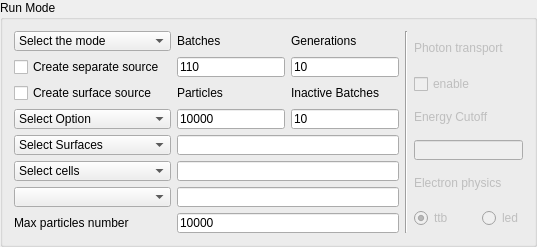
        <widget class="QGroupBox" name="Run_Mode_GB">
         <property name="sizePolicy">
          <sizepolicy hsizetype="Preferred" vsizetype="Preferred">
           <horstretch>0</horstretch>
           <verstretch>0</verstretch>
          </sizepolicy>
         </property>
         <property name="minimumSize">
          <size>
           <width>0</width>
           <height>0</height>
          </size>
         </property>
         <property name="maximumSize">
          <size>
           <width>620</width>
           <height>240</height>
          </size>
         </property>
         <property name="title">
          <string>Run Mode</string>
         </property>
         <layout class="QGridLayout" name="gridLayout_17">
          <item row="0" column="0">
           <layout class="QGridLayout" name="gridLayout_9">
            <item row="0" column="0" rowspan="6">
             <layout class="QGridLayout" name="gridLayout">
              <item row="2" column="0">
               <widget class="QCheckBox" name="Create_Surface_SRC_CB">
                <property name="text">
                 <string>Create surface source</string>
                </property>
               </widget>
              </item>
              <item row="9" column="2" colspan="2">
               <widget class="QLineEdit" name="Particles_Max_LE">
                <property name="sizePolicy">
                 <sizepolicy hsizetype="Preferred" vsizetype="Fixed">
                  <horstretch>0</horstretch>
                  <verstretch>0</verstretch>
                 </sizepolicy>
                </property>
                <property name="minimumSize">
                 <size>
                  <width>0</width>
                  <height>20</height>
                 </size>
                </property>
                <property name="maximumSize">
                 <size>
                  <width>16777215</width>
                  <height>20</height>
                 </size>
                </property>
                <property name="text">
                 <string>10000</string>
                </property>
               </widget>
              </item>
              <item row="8" column="2" colspan="2">
               <widget class="QLineEdit" name="LineEdit_6">
                <property name="sizePolicy">
                 <sizepolicy hsizetype="Preferred" vsizetype="Preferred">
                  <horstretch>0</horstretch>
                  <verstretch>0</verstretch>
                 </sizepolicy>
                </property>
                <property name="minimumSize">
                 <size>
                  <width>0</width>
                  <height>20</height>
                 </size>
                </property>
                <property name="maximumSize">
                 <size>
                  <width>16777215</width>
                  <height>20</height>
                 </size>
                </property>
               </widget>
              </item>
              <item row="7" column="2" colspan="2">
               <widget class="QLineEdit" name="LineEdit_3">
                <property name="sizePolicy">
                 <sizepolicy hsizetype="Preferred" vsizetype="Preferred">
                  <horstretch>0</horstretch>
                  <verstretch>0</verstretch>
                 </sizepolicy>
                </property>
                <property name="minimumSize">
                 <size>
                  <width>0</width>
                  <height>20</height>
                 </size>
                </property>
                <property name="maximumSize">
                 <size>
                  <width>16777215</width>
                  <height>20</height>
                 </size>
                </property>
               </widget>
              </item>
              <item row="5" column="2" colspan="2">
               <widget class="QLineEdit" name="LineEdit_4">
                <property name="sizePolicy">
                 <sizepolicy hsizetype="Preferred" vsizetype="Fixed">
                  <horstretch>0</horstretch>
                  <verstretch>0</verstretch>
                 </sizepolicy>
                </property>
                <property name="minimumSize">
                 <size>
                  <width>0</width>
                  <height>20</height>
                 </size>
                </property>
                <property name="maximumSize">
                 <size>
                  <width>16777215</width>
                  <height>20</height>
                 </size>
                </property>
               </widget>
              </item>
              <item row="0" column="2">
               <widget class="QLabel" name="Label_1">
                <property name="sizePolicy">
                 <sizepolicy hsizetype="Preferred" vsizetype="Preferred">
                  <horstretch>0</horstretch>
                  <verstretch>0</verstretch>
                 </sizepolicy>
                </property>
                <property name="minimumSize">
                 <size>
                  <width>0</width>
                  <height>20</height>
                 </size>
                </property>
                <property name="maximumSize">
                 <size>
                  <width>16777215</width>
                  <height>20</height>
                 </size>
                </property>
                <property name="text">
                 <string>Batches</string>
                </property>
               </widget>
              </item>
              <item row="1" column="0">
               <widget class="QCheckBox" name="Create_Separate_SRC_CB">
                <property name="text">
                 <string>Create separate source</string>
                </property>
               </widget>
              </item>
              <item row="0" column="0">
               <widget class="QComboBox" name="Run_Mode_CB">
                <property name="sizePolicy">
                 <sizepolicy hsizetype="Preferred" vsizetype="Preferred">
                  <horstretch>0</horstretch>
                  <verstretch>0</verstretch>
                 </sizepolicy>
                </property>
                <property name="minimumSize">
                 <size>
                  <width>0</width>
                  <height>20</height>
                 </size>
                </property>
                <property name="maximumSize">
                 <size>
                  <width>16777215</width>
                  <height>20</height>
                 </size>
                </property>
                <item>
                 <property name="text">
                  <string>Select the mode</string>
                 </property>
                </item>
                <item>
                 <property name="text">
                  <string>Eigenvalue mode</string>
                 </property>
                </item>
                <item>
                 <property name="text">
                  <string>Fixed Source mode</string>
                 </property>
                </item>
                <item>
                 <property name="text">
                  <string>Volume Caluclation</string>
                 </property>
                </item>
               </widget>
              </item>
              <item row="5" column="0">
               <widget class="QComboBox" name="Source_Surfaces_CB">
                <property name="maximumSize">
                 <size>
                  <width>16777215</width>
                  <height>20</height>
                 </size>
                </property>
                <property name="currentText">
                 <string>Select Surfaces</string>
                </property>
                <item>
                 <property name="text">
                  <string>Select Surfaces</string>
                 </property>
                </item>
               </widget>
              </item>
              <item row="8" column="0">
               <widget class="QComboBox" name="Mat_CB">
                <property name="minimumSize">
                 <size>
                  <width>0</width>
                  <height>20</height>
                 </size>
                </property>
                <property name="maximumSize">
                 <size>
                  <width>16777215</width>
                  <height>20</height>
                 </size>
                </property>
               </widget>
              </item>
              <item row="3" column="3">
               <widget class="QLineEdit" name="LineEdit_2">
                <property name="sizePolicy">
                 <sizepolicy hsizetype="Preferred" vsizetype="Preferred">
                  <horstretch>0</horstretch>
                  <verstretch>0</verstretch>
                 </sizepolicy>
                </property>
                <property name="minimumSize">
                 <size>
                  <width>0</width>
                  <height>20</height>
                 </size>
                </property>
                <property name="maximumSize">
                 <size>
                  <width>120</width>
                  <height>20</height>
                 </size>
                </property>
                <property name="text">
                 <string>10</string>
                </property>
               </widget>
              </item>
              <item row="2" column="3">
               <widget class="QLabel" name="Label_2">
                <property name="sizePolicy">
                 <sizepolicy hsizetype="Preferred" vsizetype="Preferred">
                  <horstretch>0</horstretch>
                  <verstretch>0</verstretch>
                 </sizepolicy>
                </property>
                <property name="minimumSize">
                 <size>
                  <width>0</width>
                  <height>20</height>
                 </size>
                </property>
                <property name="maximumSize">
                 <size>
                  <width>122222</width>
                  <height>20</height>
                 </size>
                </property>
                <property name="text">
                 <string>Inactive Batches</string>
                </property>
               </widget>
              </item>
              <item row="9" column="0">
               <widget class="QLabel" name="label_11">
                <property name="text">
                 <string>Max particles number</string>
                </property>
               </widget>
              </item>
              <item row="1" column="2">
               <widget class="QLineEdit" name="LineEdit_1">
                <property name="sizePolicy">
                 <sizepolicy hsizetype="Preferred" vsizetype="Preferred">
                  <horstretch>0</horstretch>
                  <verstretch>0</verstretch>
                 </sizepolicy>
                </property>
                <property name="minimumSize">
                 <size>
                  <width>0</width>
                  <height>20</height>
                 </size>
                </property>
                <property name="maximumSize">
                 <size>
                  <width>120</width>
                  <height>20</height>
                 </size>
                </property>
                <property name="text">
                 <string>110</string>
                </property>
               </widget>
              </item>
              <item row="3" column="0">
               <widget class="QComboBox" name="Volume_Calc_CB">
                <property name="minimumSize">
                 <size>
                  <width>0</width>
                  <height>20</height>
                 </size>
                </property>
                <property name="maximumSize">
                 <size>
                  <width>16777215</width>
                  <height>20</height>
                 </size>
                </property>
                <item>
                 <property name="text">
                  <string>Select Option</string>
                 </property>
                </item>
                <item>
                 <property name="text">
                  <string>Vol_Calc: General</string>
                 </property>
                </item>
                <item>
                 <property name="text">
                  <string>Vol_Calc: Specific cells</string>
                 </property>
                </item>
                <item>
                 <property name="text">
                  <string>Vol_Calc: Root cells</string>
                 </property>
                </item>
                <item>
                 <property name="text">
                  <string>Vol_Calc: Cells in box</string>
                 </property>
                </item>
                <item>
                 <property name="text">
                  <string>Vol_Calcs: Root</string>
                 </property>
                </item>
                <item>
                 <property name="text">
                  <string>Vol_Calc: Materials</string>
                 </property>
                </item>
               </widget>
              </item>
              <item row="1" column="3">
               <widget class="QLineEdit" name="LineEdit_5">
                <property name="sizePolicy">
                 <sizepolicy hsizetype="Preferred" vsizetype="Preferred">
                  <horstretch>0</horstretch>
                  <verstretch>0</verstretch>
                 </sizepolicy>
                </property>
                <property name="minimumSize">
                 <size>
                  <width>0</width>
                  <height>20</height>
                 </size>
                </property>
                <property name="maximumSize">
                 <size>
                  <width>120</width>
                  <height>20</height>
                 </size>
                </property>
                <property name="text">
                 <string>10</string>
                </property>
               </widget>
              </item>
              <item row="7" column="0">
               <widget class="QComboBox" name="Cells_CB">
                <property name="sizePolicy">
                 <sizepolicy hsizetype="Preferred" vsizetype="Preferred">
                  <horstretch>0</horstretch>
                  <verstretch>0</verstretch>
                 </sizepolicy>
                </property>
                <property name="minimumSize">
                 <size>
                  <width>0</width>
                  <height>20</height>
                 </size>
                </property>
                <property name="maximumSize">
                 <size>
                  <width>16777215</width>
                  <height>20</height>
                 </size>
                </property>
                <item>
                 <property name="text">
                  <string>Select cells</string>
                 </property>
                </item>
               </widget>
              </item>
              <item row="3" column="2">
               <widget class="QLineEdit" name="Particles_Number">
                <property name="sizePolicy">
                 <sizepolicy hsizetype="Preferred" vsizetype="Preferred">
                  <horstretch>0</horstretch>
                  <verstretch>0</verstretch>
                 </sizepolicy>
                </property>
                <property name="minimumSize">
                 <size>
                  <width>0</width>
                  <height>20</height>
                 </size>
                </property>
                <property name="maximumSize">
                 <size>
                  <width>120</width>
                  <height>20</height>
                 </size>
                </property>
                <property name="layoutDirection">
                 <enum>Qt::LeftToRight</enum>
                </property>
                <property name="text">
                 <string>10000</string>
                </property>
               </widget>
              </item>
              <item row="2" column="2">
               <widget class="QLabel" name="Label_37">
                <property name="sizePolicy">
                 <sizepolicy hsizetype="Preferred" vsizetype="Preferred">
                  <horstretch>0</horstretch>
                  <verstretch>0</verstretch>
                 </sizepolicy>
                </property>
                <property name="minimumSize">
                 <size>
                  <width>0</width>
                  <height>20</height>
                 </size>
                </property>
                <property name="maximumSize">
                 <size>
                  <width>110</width>
                  <height>20</height>
                 </size>
                </property>
                <property name="text">
                 <string>Particles</string>
                </property>
               </widget>
              </item>
              <item row="0" column="3">
               <widget class="QLabel" name="Label_5">
                <property name="sizePolicy">
                 <sizepolicy hsizetype="Preferred" vsizetype="Preferred">
                  <horstretch>0</horstretch>
                  <verstretch>0</verstretch>
                 </sizepolicy>
                </property>
                <property name="minimumSize">
                 <size>
                  <width>0</width>
                  <height>20</height>
                 </size>
                </property>
                <property name="maximumSize">
                 <size>
                  <width>110000</width>
                  <height>20</height>
                 </size>
                </property>
                <property name="text">
                 <string>Generations</string>
                </property>
               </widget>
              </item>
              <item row="4" column="2">
               <spacer name="verticalSpacer">
                <property name="orientation">
                 <enum>Qt::Vertical</enum>
                </property>
                <property name="sizeHint" stdset="0">
                 <size>
                  <width>20</width>
                  <height>40</height>
                 </size>
                </property>
               </spacer>
              </item>
             </layout>
            </item>
            <item row="0" column="1" rowspan="6">
             <widget class="Line" name="line_4">
              <property name="orientation">
               <enum>Qt::Vertical</enum>
              </property>
             </widget>
            </item>
            <item row="4" column="2" colspan="2">
             <widget class="QLabel" name="Label_17">
              <property name="enabled">
               <bool>false</bool>
              </property>
              <property name="minimumSize">
               <size>
                <width>0</width>
                <height>20</height>
               </size>
              </property>
              <property name="maximumSize">
               <size>
                <width>16777215</width>
                <height>20</height>
               </size>
              </property>
              <property name="text">
               <string>Electron physics</string>
              </property>
             </widget>
            </item>
            <item row="0" column="2" colspan="2">
             <widget class="QLabel" name="label_16">
              <property name="enabled">
               <bool>false</bool>
              </property>
              <property name="minimumSize">
               <size>
                <width>0</width>
                <height>20</height>
               </size>
              </property>
              <property name="maximumSize">
               <size>
                <width>16777215</width>
                <height>20</height>
               </size>
              </property>
              <property name="text">
               <string>Photon transport</string>
              </property>
             </widget>
            </item>
            <item row="1" column="2">
             <widget class="QCheckBox" name="Photon_CB">
              <property name="enabled">
               <bool>false</bool>
              </property>
              <property name="sizePolicy">
               <sizepolicy hsizetype="Preferred" vsizetype="Preferred">
                <horstretch>0</horstretch>
                <verstretch>0</verstretch>
               </sizepolicy>
              </property>
              <property name="minimumSize">
               <size>
                <width>0</width>
                <height>20</height>
               </size>
              </property>
              <property name="maximumSize">
               <size>
                <width>16777215</width>
                <height>20</height>
               </size>
              </property>
              <property name="text">
               <string>enable</string>
              </property>
             </widget>
            </item>
            <item row="3" column="2" colspan="2">
             <widget class="QLineEdit" name="Photon_Cut">
              <property name="enabled">
               <bool>false</bool>
              </property>
              <property name="sizePolicy">
               <sizepolicy hsizetype="Preferred" vsizetype="Ignored">
                <horstretch>0</horstretch>
                <verstretch>0</verstretch>
               </sizepolicy>
              </property>
              <property name="minimumSize">
               <size>
                <width>0</width>
                <height>20</height>
               </size>
              </property>
              <property name="maximumSize">
               <size>
                <width>16777215</width>
                <height>20</height>
               </size>
              </property>
             </widget>
            </item>
            <item row="5" column="2">
             <widget class="QRadioButton" name="ttb_RB">
              <property name="enabled">
               <bool>false</bool>
              </property>
              <property name="sizePolicy">
               <sizepolicy hsizetype="Preferred" vsizetype="Preferred">
                <horstretch>0</horstretch>
                <verstretch>0</verstretch>
               </sizepolicy>
              </property>
              <property name="minimumSize">
               <size>
                <width>0</width>
                <height>20</height>
               </size>
              </property>
              <property name="maximumSize">
               <size>
                <width>70</width>
                <height>20</height>
               </size>
              </property>
              <property name="text">
               <string>ttb</string>
              </property>
              <property name="checked">
               <bool>true</bool>
              </property>
             </widget>
            </item>
            <item row="5" column="3">
             <widget class="QRadioButton" name="tel_RB">
              <property name="enabled">
               <bool>false</bool>
              </property>
              <property name="sizePolicy">
               <sizepolicy hsizetype="Preferred" vsizetype="Preferred">
                <horstretch>0</horstretch>
                <verstretch>0</verstretch>
               </sizepolicy>
              </property>
              <property name="minimumSize">
               <size>
                <width>0</width>
                <height>20</height>
               </size>
              </property>
              <property name="maximumSize">
               <size>
                <width>16777215</width>
                <height>20</height>
               </size>
              </property>
              <property name="text">
               <string>led</string>
              </property>
             </widget>
            </item>
            <item row="2" column="2" colspan="2">
             <widget class="QLabel" name="Label_18">
              <property name="enabled">
               <bool>false</bool>
              </property>
              <property name="minimumSize">
               <size>
                <width>0</width>
                <height>20</height>
               </size>
              </property>
              <property name="maximumSize">
               <size>
                <width>16777215</width>
                <height>20</height>
               </size>
              </property>
              <property name="text">
               <string>Energy Cutoff</string>
              </property>
             </widget>
            </item>
            <item row="6" column="0">
             <spacer name="verticalSpacer_4">
              <property name="orientation">
               <enum>Qt::Vertical</enum>
              </property>
              <property name="sizeHint" stdset="0">
               <size>
                <width>20</width>
                <height>40</height>
               </size>
              </property>
             </spacer>
            </item>
           </layout>
          </item>
         </layout>
        </widget>
